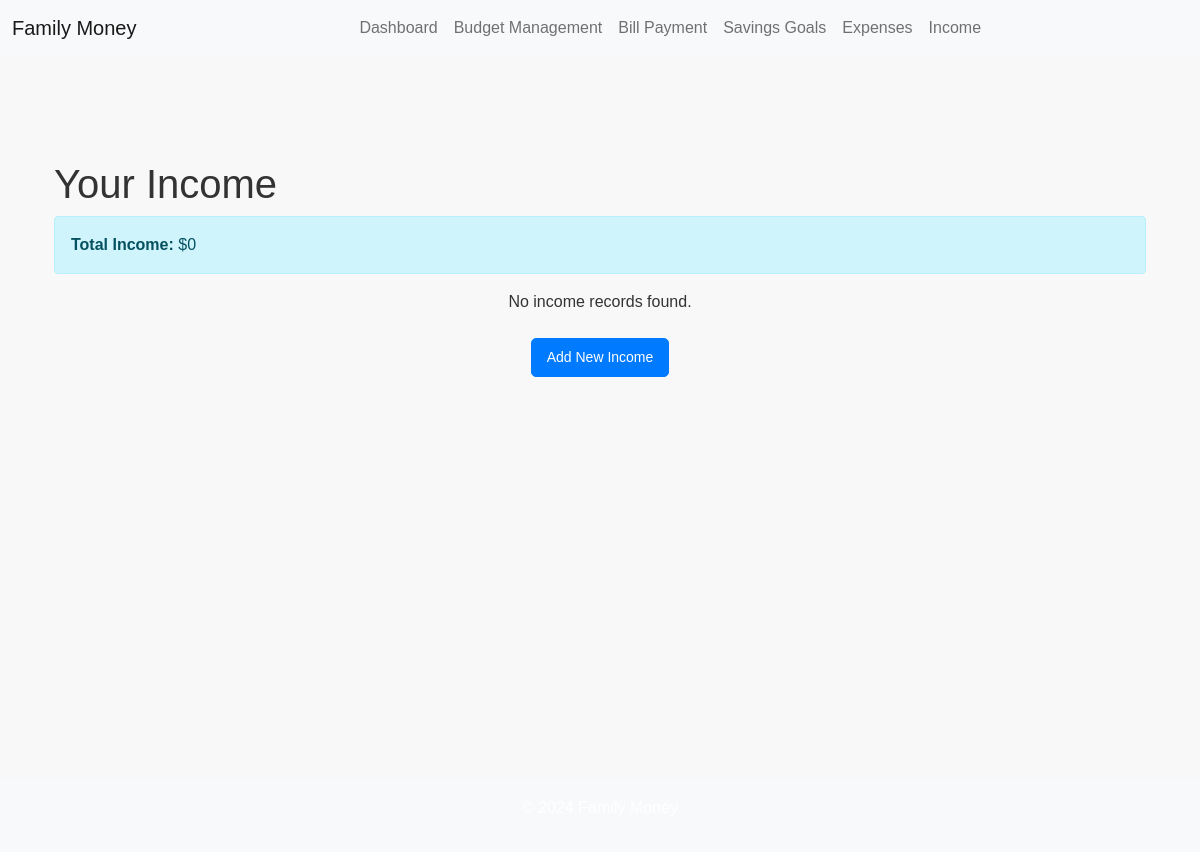
/financials/income/, run on an earlier commit of the app's database.
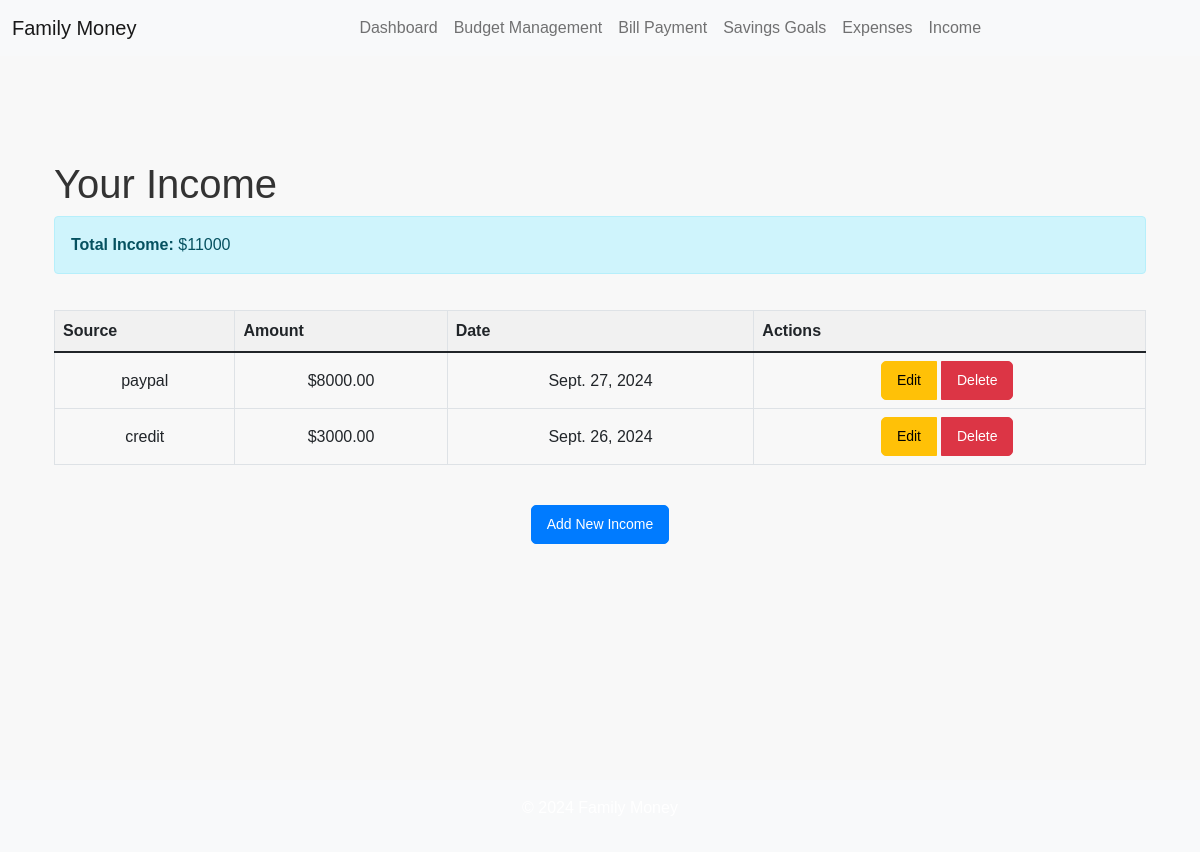
And on a later commit of the database.
### financials/models.py (models this page shows, shortened)
class Income(models.Model):
    source = models.CharField(max_length=100)
    amount = models.DecimalField(max_digits=10, decimal_places=2)
    date = models.DateField()

### financials/views.py (the view)
# urls.py: path('income/', IncomeListView.as_view(), name='income_list'),
class IncomeListView(ListView):
    model = Income
    template_name = 'financials/income_list.html'
    context_object_name = 'incomes'
    def get_context_data(self, **kwargs):
        context = super().get_context_data(**kwargs)
        total_income = Income.objects.aggregate(total=models.Sum('amount'))['total'] or 0
        context['total_income'] = total_income
        return context

### financials/templates/financials/income_list.html
{% extends 'base.html' %}
{% block content %}
<div class="container mt-5">
  <h1>Your Income</h1>
  <div class="alert alert-info">
    <strong>Total Income: </strong> ${{ total_income }}
  </div>
  {% if object_list %}
  <div class="table-responsive">
    <table class="table table-bordered table-hover">
      <thead class="thead-light">
        <tr>
          <th>Source</th>
          <th>Amount</th>
          <th>Date</th>
          <th>Actions</th>
        </tr>
      </thead>
      <tbody>
        {% for income in object_list %}
        <tr>
          <td>{{ income.source }}</td>
          <td>${{ income.amount }}</td>
          <td>{{ income.date }}</td>
          <td>
            <div class="btn-group" role="group">
              <a
                href="{% url 'financials:income_edit' income.pk %}"
                class="btn btn-sm btn-warning"
                >Edit</a
              >
              <a
                href="{% url 'financials:income_delete' income.pk %}"
                class="btn btn-sm btn-danger"
                >Delete</a
              >
            </div>
          </td>
        </tr>
        {% endfor %}
      </tbody>
    </table>
  </div>
  {% else %}
  <p class="text-center">No income records found.</p>
  {% endif %}
  <div class="text-center mt-4">
    <a href="{% url 'financials:income_create' %}" class="btn btn-primary"
      >Add New Income</a
    >
  </div>
</div>
{% endblock %}

What changed in the data, as far as the page shows it:
added Income: source "paypal", amount "8000.00", date "Sept. 27, 2024"
added Income: source "credit", amount "3000.00", date "Sept. 26, 2024"
Also different on the page:
{{ total_income }}: "0" → "11000"
text no longer shown: "No income records found."
text now shown: "Source Amount Date Actions"
